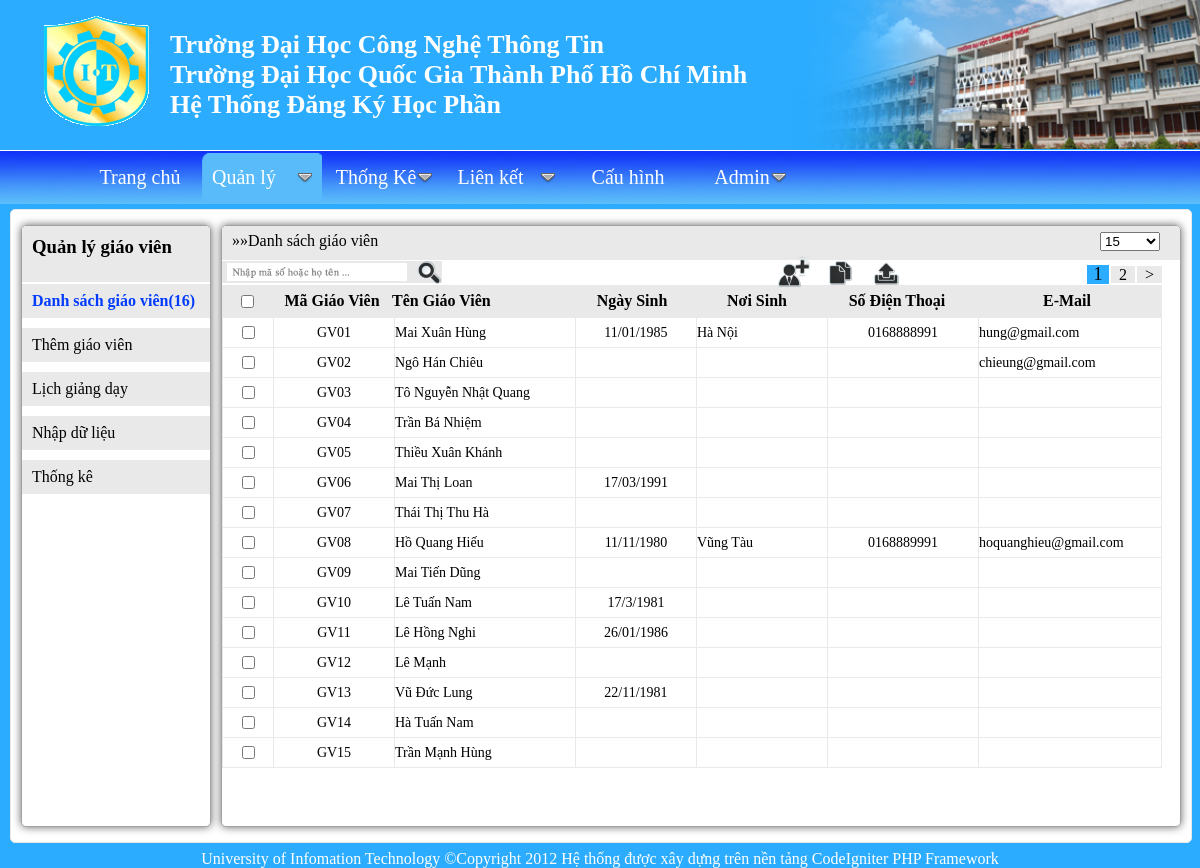
The page /quanly/giaovien on the database its author committed.
### tables this page shows
CREATE TABLE IF NOT EXISTS `giaovien` (
  `MaGV` varchar(5) NOT NULL,
  `TenGV` varchar(40) NOT NULL,
  `NgaySinh` varchar(10) NOT NULL,
  `NoiSinh` varchar(40) NOT NULL,
  `SoDT` varchar(11) NOT NULL,
  `email` varchar(30) NOT NULL,
  PRIMARY KEY (`MaGV`)
);

### application/controllers/giaovien.php (called while the page is built, shortened)
<?php if ( ! defined('BASEPATH')) exit('No direct script access allowed');
class giaovien extends CI_Controller {
    function __construct()
    {
        $this->load->helper("url");
        $this->load->library("form_validation");
        $this->load->model("admin/mgiaovien");
        $this->load->library('PHPExcel');
    }
	public function index()
	{
            $khoa_result=$this->mgiaovien->get_khoa();
            $giaovien_result=$this->mgiaovien->get_giaovien("",0,15);
            $data['data_title']="Danh sách giáo viên ";
            $num_rows=$this->mgiaovien->get_num_rows("");
            $this->load->library("pagination");
            $config["base_url"]="http://dkhp.uit.edu.vn/quanly/giaovien/ajax_full_data";
            $config["total_rows"]=$num_rows;
            $config["per_page"]=15;
            $this->pagination->initialize($config);
            $data["pagination"]=$this->pagination->create_links();
            $data["khoa_result"]=$khoa_result;
            $data["giaovien_result"]=$giaovien_result;
            $data["total_rows"]=$num_rows;
            $data["title"]="Trang quản lý giáo viên";
    		$this->load->view('admin/vgiaovien',$data);
   	}
}
?>

### index.php (called while the page is built, shortened)
<?php
require_once BASEPATH.'core/CodeIgniter.php';
?>

### application/helpers/MY_url_helper.php (called while the page is built)
<?php  if ( ! defined('BASEPATH')) exit('No direct script access allowed');
if ( ! function_exists('static_url'))
{
	function static_url()
	{
		$CI =& get_instance();
		return $CI->config->item("static_url");
	}
}
?>

### application/models/admin/mgiaovien.php (called while the page is built, shortened)
<?php
class Mgiaovien extends CI_Model
{
    function get_giaovien($search="",$start=0,$limit=0)
    {
        if($search!="")
        {
            $this->db->like("magv",$search);
            $this->db->or_like("tengv",$search);
            if($limit!=0) $this->db->limit($limit,$start);
            $query=$this->db->get("giaovien");
            return $query->result_object();
        }
        else
        {
            if($limit!=0) $this->db->limit($limit,$start);
            $query=$this->db->get("giaovien");
            return $query->result_object();
        }
    }
}
?>

### application/views/admin/vgiaovien.php (the view, shortened to what this page needs)
<!DOCTYPE html PUBLIC "-//W3C//DTD XHTML 1.0 Transitional//EN" "http://www.w3.org/TR/xhtml1/DTD/xhtml1-transitional.dtd">
<html xmlns="http://www.w3.org/1999/xhtml" xml:lang="en" lang="en">
<head>
    <link rel="stylesheet" type="text/css" href="<?php echo static_url(); ?>/css/admin/common.css" />
    <link rel="stylesheet" type="text/css" href="<?php echo static_url(); ?>/css/admin/giaovien.css" />
    <link rel="stylesheet" type="text/css" href="<?php echo static_url(); ?>/css/menu/menu_css.css" />
    <link rel="stylesheet" type="text/css" href="<?php echo static_url(); ?>/css/popup/popup_css.css" />
</head>
<body>
<div id="wrapper">
    <div id="header">
    <img src="<?php echo static_url(); ?>/images/logo.gif" alt="logo.gif" id="logo" />
    <img src="<?php echo static_url(); ?>/images/header_pic.png" alt="header_" id="header_pic" />
     <p>Trường Đại Học Công Nghệ Thông Tin<br />
       Trường Đại Học Quốc Gia Thành Phố Hồ Chí Minh<br />
       Hệ Thống Đăng Ký Học Phần
    </p>
    </div>
    <div id="page">
    <?php include_once("vmain_menu.php"); ?>
    <div id="data">
        <div id="left">
        <h3>Quản lý giáo viên</h3>
        <ul>
            <li><a class="active" href="/quanly/giaovien">Danh sách giáo viên<?php echo "(".$total_rows.")"; ?></a></li>
            <li><a href="/quanly/giaovien/them-giao-vien">Thêm giáo viên</a></li>
            <li><a href="/quanly/giaovien/lich-giang-day">Lịch giảng dạy</a></li>
            <li><a href="/quanly/giaovien/nhap-du-lieu">Nhập dữ liệu</a></li>
            <li><a href="/quanly/giaovien/thongke">Thống kê</a></li>
        </ul>
        </div>
        <div id="right">
            <div id="tool">
                <p id="data_title">&#187;&#187;<?php echo $data_title; ?></p>
                <select id='view_num' title="Số lượng hàng">
                <option value="15">15</option>
                </select>
                <div id="action">
                    <a href="/quanly/giaovien/them-giao-vien"><img title="Thêm giáo viên" src="<?php echo static_url(); ?>/images/sv_add.png" alt="export" /></a>
                    <a href="/quanly/giaovien/nhap-du-lieu"><img title="Nhập dữ liệu từ tập tin" src="<?php echo static_url(); ?>/images/import.png" alt="export" /></a>
                    <img id="export" title="Xuất dữ liệu" src="<?php echo static_url(); ?>/images/export.png" alt="export" />
                </div>
                <div id="search" title="Tìm kiếm">
                    <form action="post" action="">
                    <input  type="text" id="field" title="Nhập Mã số giáo viên hoặc họ tên" />
                    <input id="submit" type="image" title="tìm kiếm" src="<?php echo static_url(); ?>/images/search_icon.png"/>
                    </form>
                </div>
            </div>
            <div id="content">
                <table id="tempt">
                <tr>
                    <th id="checkbox"><input id="all" type="checkbox" title="Chọn tất cả/ hủy tất cả"/></th>
                    <th id="magv">Mã Giáo Viên</th>
                    <th id="tengv" style='text-align:left;'>Tên Giáo Viên</th>
                    <th id="ngaysinh">Ngày Sinh</th>
                    <th id="noisinh">Nơi Sinh</th>
                    <th id="sodt">Số Điện Thoại</th>
                    <th id="email">E-Mail</th>
                </tr>
                </table>
                <div id="change_data">
                <?php
            			echo "<div id='pagination' class='".$total_rows."'>";
                        echo $pagination;
            			echo "</div>";
                    ?>
                    <div id="scroll">
                        <table id="table_data">
                        <?php
                         foreach($giaovien_result as $row)
                         {
                            echo "<tr>";
                            echo "<td class='checkbox'><input id='".$row->MaGV."' class='checkbox_row' type='checkbox' /></td>";
                            echo "<td class='magv' title='Xem chi tiết'>".$row->MaGV."</td>";
                            echo "<td class='tengv' style='text-align:left' >".$row->TenGV."</td>";
                            echo "<td class='ngaysinh'>".$row->NgaySinh."</td>";
                            echo "<td class='noisinh' style='text-align:left' >".$row->NoiSinh."</td>";
                            echo "<td class='sodt' >".$row->SoDT."</td>";
                            echo "<td class='email' style='text-align:left' >".$row->email."</td>";
                            echo "</tr>";
                         }
                         ?>
                        </table>
                    </div>
                </div>
            </div>
        </div>
    </div>
    </div>
    <?php include_once("vfooter.php"); ?>
</div>
</body>
</html>

### application/static/css/admin/common.css (style rules this page uses)
* { margin:0px;padding:0px; }
ul { list-style: none; }
img { border:none; }
select { z-index:120;position:relative; }
#wrapper { width:1200px;margin:0px auto;background-color:#2cacfe; -box-shadow: 0 0 8px #646564; -webkit-box-shadow: 0 0 8px #646564; -moz-box-shadow: 0 0 8px #646564; -o-box-shadow: 0 0 8px #646564; }
#wrapper #header { height:150px;position:relative;overflow:auto;border-bottom:1px solid #fff; }
#wrapper #header p { position:absolute;font-size:26px;font-weight:bold;top:30px;left:170px;color:#fff; }
#wrapper #header img { position:absolute; }
#wrapper #header img#logo { top:16px;left:0px; }
#wrapper #header img#header_pic { top:0px;right:0px;height:149px; }
#wrapper #data { border:1px solid #e8e9e8; background:#fff; -webkit-border-radius: 5px; -moz-border-radius: 5px; -o-border-radius: 5px; border-radius: 5px; width:1160px;min-height:600px; margin:5px 10px; overflow:hidden;padding:15px 10px; }

### application/static/css/popup/popup_css.css (style rules this page uses)
* { padding:0px;margin:0px; }

### rows shown on the page
giaovien: MaGV "GV01", TenGV "Mai Xuân Hùng", NgaySinh "11/01/1985", NoiSinh "Hà Nội", SoDT "0168888991", email "hung@gmail.com"
giaovien: MaGV "GV02", TenGV "Ngô Hán Chiêu", email "chieung@gmail.com"
giaovien: MaGV "GV03", TenGV "Tô Nguyễn Nhật Quang"
giaovien: MaGV "GV04", TenGV "Trần Bá Nhiệm"
giaovien: MaGV "GV05", TenGV "Thiều Xuân Khánh"
giaovien: MaGV "GV06", TenGV "Mai Thị Loan", NgaySinh "17/03/1991"
giaovien: MaGV "GV07", TenGV "Thái Thị Thu Hà"
giaovien: MaGV "GV08", TenGV "Hồ Quang Hiếu", NgaySinh "11/11/1980", NoiSinh "Vũng Tàu", SoDT "0168889991", email "hoquanghieu@gmail.com"
giaovien: MaGV "GV09", TenGV "Mai Tiến Dũng"
giaovien: MaGV "GV10", TenGV "Lê Tuấn Nam", NgaySinh "17/3/1981"
giaovien: MaGV "GV11", TenGV "Lê Hồng Nghi", NgaySinh "26/01/1986"
giaovien: MaGV "GV12", TenGV "Lê Mạnh"
giaovien: MaGV "GV13", TenGV "Vũ Đức Lung", NgaySinh "22/11/1981"
giaovien: MaGV "GV14", TenGV "Hà Tuấn Nam"
giaovien: MaGV "GV15", TenGV "Trần Mạnh Hùng"

### other values the page prints
$total_rows "16"
$data_title "Danh sách giáo viên"
$pagination "1 2 >"
